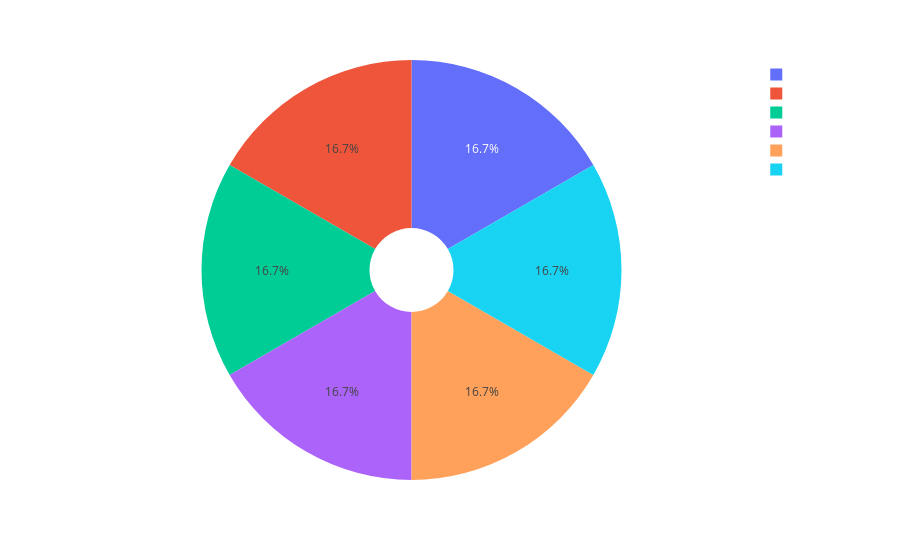

The cell this chart's notebook holds for it:
### Code cell
fig = px.pie(df, names='loc', hole=0.2)
fig.update_layout(
    plot_bgcolor="rgba(0, 0, 0, 0)",  # Transparent plot background
    paper_bgcolor="rgba(0, 0, 0, 0)",  # Transparent paper background
    font=dict(color="white"),  # White font color for visibility
)
fig.show()

### Figure 1 — Plotly figure (JSON) as saved in the notebook; plotly's stock layout.template omitted (floating-point values rounded to 4 significant figures)
{"data": [{"domain": {"x": [0, 1], "y": [0, 1]}, "hole": 0.2, "hovertemplate": "loc=%{label}<extra></extra>", "labels": ["Cantonment", "Mohammadpur", "Dhanmondi", "Uttara", "Banani", "Gulshan"], "legendgroup": "", "name": "", "showlegend": true, "type": "pie"}], "layout": {"font": {"color": "white"}, "legend": {"tracegroupgap": 0}, "margin": {"t": 60}, "paper_bgcolor": "rgba(0, 0, 0, 0)", "plot_bgcolor": "rgba(0, 0, 0, 0)"}}
